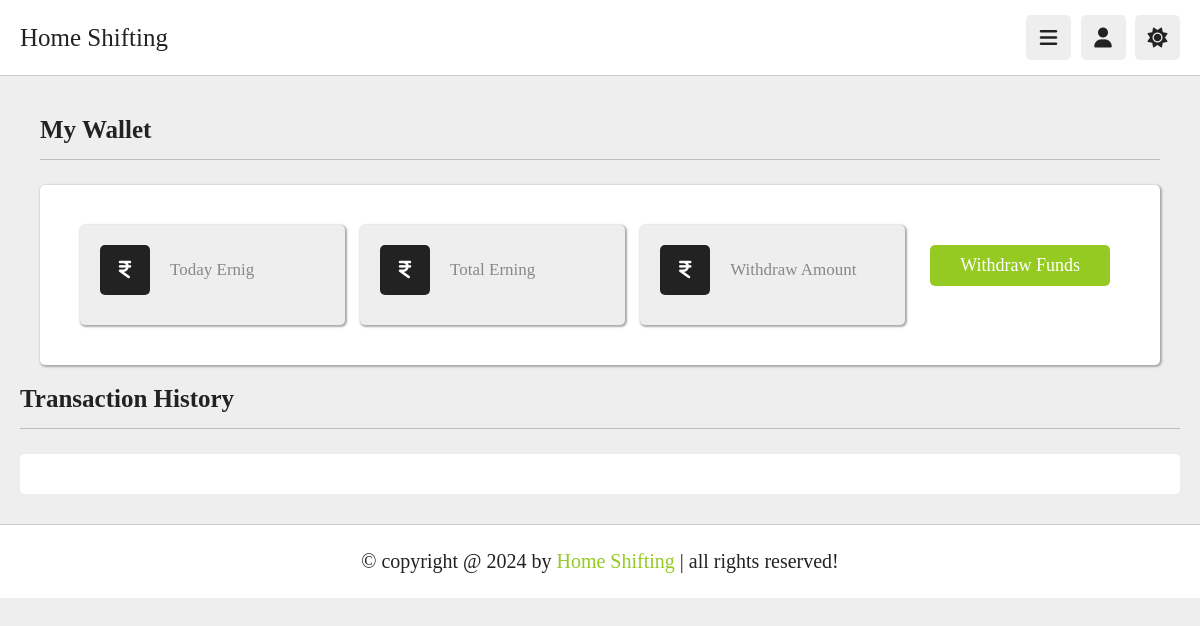
Before: /attache_partner/delivery_mywallet (signed in) with the older database file.
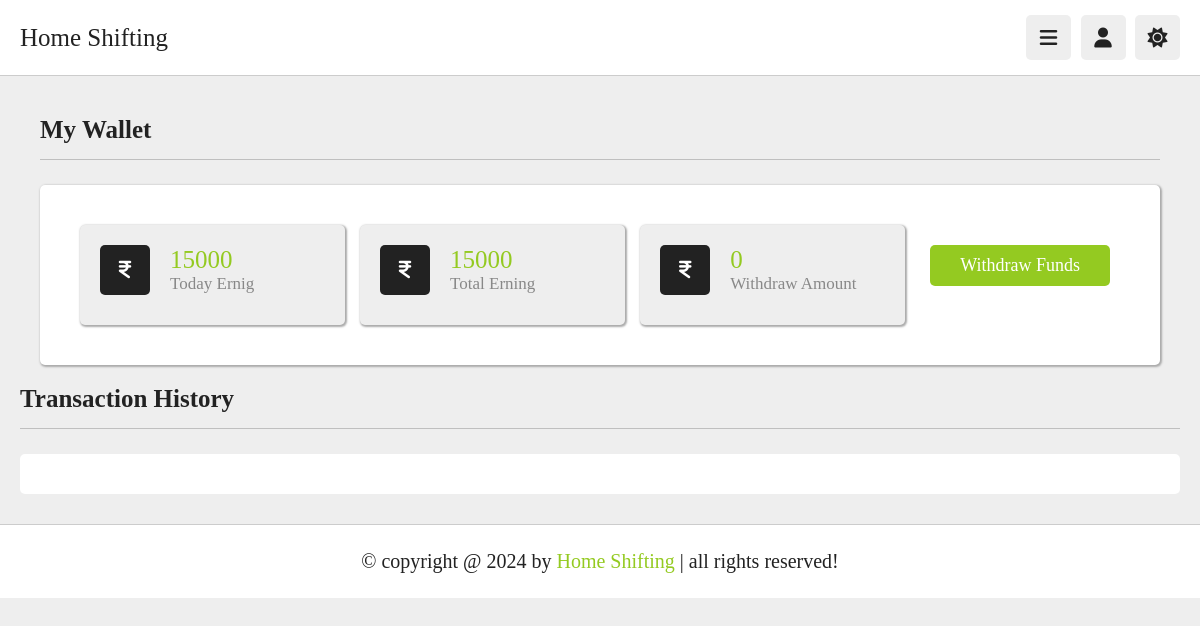
After: the same page with the newer database file.
### myapp2/models.py (models this page shows)
class Rides(models.Model):
	truckpartner = models.ForeignKey(Truckpartner,on_delete = models.CASCADE, null = True)
	total_trip = models.PositiveIntegerField(default = 0 , null = True)
	start_time = models.DateTimeField(null = True)
	expiry_time = models.DateTimeField(null = True)
	today_earning = models.PositiveBigIntegerField(default = 0, null = True)
	total_earning = models.PositiveBigIntegerField(default = 0, null = True)
	def __str__(self):
	    return self.truckpartner.t_name

### myapp2/views.py (the view)
# urls.py: path('delivery_mywallet', views.delivery_mywallet, name='delivery_mywallet'),
def delivery_mywallet(request):
    try:
        truckpartner = Truckpartner.objects.get(t_email = request.session['email'])
        ride = Rides.objects.get(truckpartner = truckpartner)
        print("============",ride)
        transactions = Transactions.objects.filter(truckpartner = truckpartner)
        a = 0
        for i in transactions:
            a += i.amount
        print("============",transactions)
        current_datetime = timezone.now()
        if current_datetime >= ride.expiry_time:
            ride.today_earning = 0
            ride.save()
        return render(request,'delivery_mywallet.html',{'ride':ride,'transactions':transactions,'a':a})
    except Exception as e:
        print(e)
        return render(request,'delivery_mywallet.html')

### myapp2/templates/delivery_mywallet.html (shortened to what this page needs)
{% extends "delivery_header.html" %}
{% load static %}
{% block  content%}
<section class="comments">
   <section class="user-profile">
      <h1 class="heading">My Wallet</h1>
      <div class="info" style="box-shadow: 1px 1px 2px 1px #aaaaaa;">
         <div class="box-container">
            <div class="box" style="  box-shadow: 1px 1px 2px 1px #aaaaaa;">
               <div class="flex">
                  <i class="fa-solid fa-indian-rupee-sign"></i>
                <div>
                     <span>{{ride.today_earning}}</span>
                     <p>Today Ernig</p>
                  </div>
               </div>
            </div>
            <div class="box" style="  box-shadow: 1px 1px 2px 1px #aaaaaa;">
               <div class="flex">
                  <i class="fa-solid fa-indian-rupee-sign"></i>
                  <div>
                     <span>{{ride.total_earning}}</span>
                     <p>Total Erning</p>
                  </div>
               </div>
            </div>
            <div class="box" style="box-shadow: 1px 1px 2px 1px #aaaaaa;">
               <div class="flex">
                  <i class="fa-solid fa-indian-rupee-sign"></i>
                  <div>
                     <span>{{a}}</span>
                     <p>Withdraw Amount</p>
                  </div>
               </div>
            </div>
         <div class="user">
            <a href="{% url 'Withdrawal_funds' %}" class="inline-btn " >Withdraw Funds</a>
         </div>
         </div>
      </div>
   </section>
   <h1 class="heading"> Transaction history </h1>
   <div class="box-container">
   </div>
</section>
{% endblock  %}

Changed rows visible on the page:
added Rides: today_earning "15000", total_earning "15000"
Other visible differences:
{{ a }}: (not shown) → "0"
